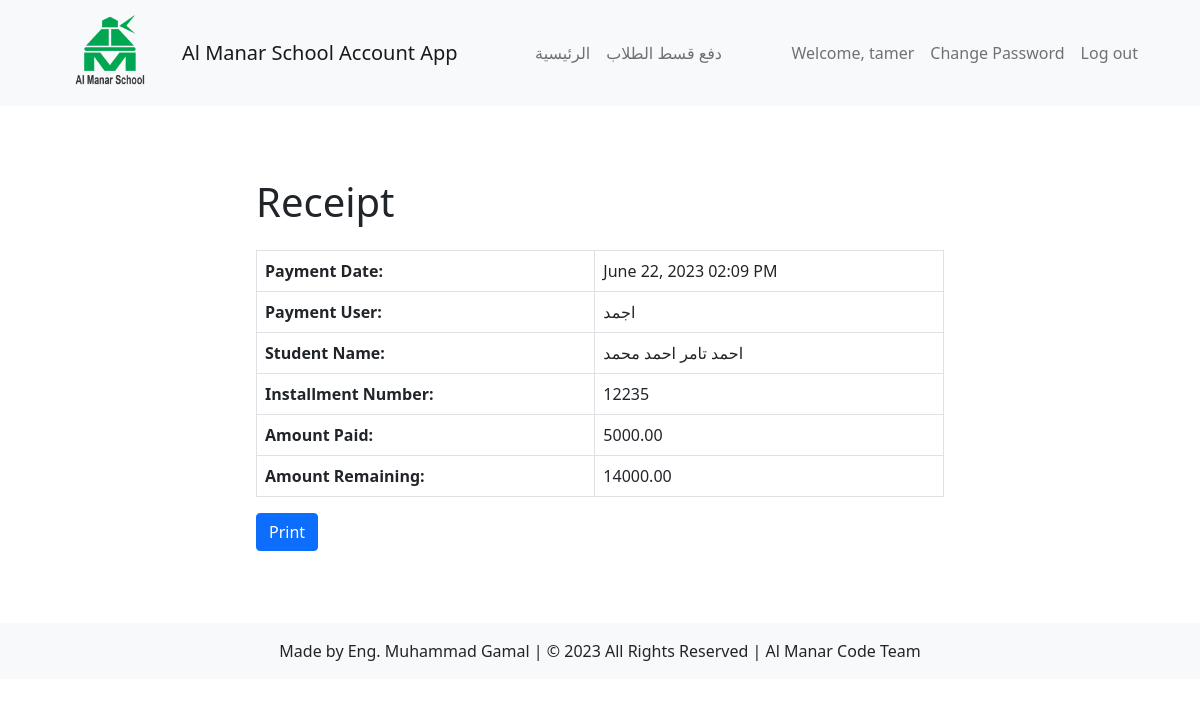
Page /students/receipt/78/ (signed in) on the committed database.
### account/models.py (models this page shows)
class User(AbstractUser):
    username = models.CharField(max_length=150, unique=True)  # Add the username field
    date_of_enrollment = models.DateField(null=True, blank=True)
    national_id = models.CharField(max_length=20, null=True, blank=True)
    department = models.CharField(max_length=20, choices=[
        ('accounts', 'Accounts'),
        ('student_affairs', 'Student Affairs'),
        ('administration', 'Administration')
    ])
    USERNAME_FIELD = 'username'
    objects = CustomUserManager()
    class Meta:
        permissions = [
            ('can_view_reports', 'Can view all reports'),
            ('can_edit_employee', 'Can edit employee profile'),
            ('can_add_student', 'Can add new student'),
            ('can_edit_student', 'Can edit student profile'),
            ('can_add_expense', 'Can add new expense'),
            ('can_pay_installment', 'Can pay student installment')
        ]

### students/models.py (models this page shows, shortened)
class Tuition(models.Model):
    student = models.ForeignKey('Student', related_name='tuitions', on_delete=models.CASCADE)
    installment_number = models.IntegerField()
    amount_tuition = models.DecimalField(max_digits=8, decimal_places=2)
    paid = models.BooleanField(default=False)
    receipt_date = models.DateTimeField(default=timezone.now, editable=False)
    payment_user = models.CharField(max_length=50, default="account user")

class Student(models.Model):
    GENDER_CHOICES = (
        ('', '---------'),
        ('M', 'Male'),
        ('F', 'Female'),
    )
    name = models.CharField(max_length=50)
    national_number = models.IntegerField(unique=True)
    age = models.IntegerField()
    gender = models.CharField(max_length=1, choices=GENDER_CHOICES)
    date_of_birth = models.DateField()
    academic_year = models.ForeignKey(AcademicYear, on_delete=models.CASCADE, default=timezone.now, null=True, blank=True)
    classroom = models.ManyToManyField(Classroom)
    total_payments = models.DecimalField(max_digits=8, decimal_places=2, default=0, null=True, blank=True)
    total_owed = models.DecimalField(max_digits=8, decimal_places=2, default=0, null=True, blank=True)
    phone_number = models.CharField(max_length=20, default='')  # Add the phone number field
    def __str__(self):
        return self.name

### students/views.py (the view)
# urls.py: path('receipt/<int:pk>/', views.receipt, name='receipt'),
@never_cache
@login_required
def receipt(request, pk):
    tuition = get_object_or_404(Tuition, pk=pk)
    student = tuition.student  # Retrieve the student from the tuition object
    installments = Tuition.objects.filter(student=student)
    total_paid = sum(installment.amount_tuition for installment in installments if installment.paid)
    classroom = student.classroom.first()  # Retrieve the first classroom for the student
    expenses = Expense.objects.filter(classroom=classroom)
    total_expenses = sum(expense.amount for expense in expenses)
    total_owed = total_expenses - total_paid
    if not tuition.paid:
        messages.warning(request, 'This installment has not been paid yet.')
        return redirect('student_detail', pk=student.pk)  # Use student.pk instead of tuition.student.pk
    else:
        context = {
            'tuition': tuition,
            'installments': installments,
            'total_paid': total_paid,
            'expenses': expenses,
            'total_expenses': total_expenses,
            'total_owed': total_owed,
        }
        return render(request, 'students/receipt.html', context)

### students/templates/students/receipt.html (shortened to what this page needs)
{% extends 'students/base/account_navbar.html' %}
{% block content %}
<div class="container py-5">
    <div class="row">
        <div class="col-md-8 mx-auto">
            <h1 class="mb-4">Receipt</h1>
            <table class="table table-bordered">
                <tbody>
                    <tr>
                        <th>Payment Date:</th>
                        <td>{{ tuition.receipt_date|date:"F d, Y" }} {{ tuition.receipt_date|time:"h:i A" }}</td>
                    </tr>
                    <tr>
                        <th>Payment User:</th>
                        <td>{{ tuition.payment_user }}</td>
                    </tr>
                    <tr>
                        <th>Student Name:</th>
                        <td>{{ tuition.student }}</td>
                    </tr>
                    <tr>
                        <th>Installment Number:</th>
                        <td>{{ tuition.installment_number }}</td>
                    </tr>
                    <tr>
                        <th>Amount Paid:</th>
                        <td>{{ tuition.amount_tuition }}</td>
                                </tr>
                                <tr>
                                    <th>Amount Remaining:</th>
                                    <td>
                                        {% if total_owed > 0 %}
                                            {{ total_owed }}
                                        {% elif total_owed < 0 %}
                                            Paid over
                                            {{ total_owed }}
                                        {% else %}
                                            0
                                        {% endif %}
                                    </td>
                                </tr>
                            </tbody>
            </table>
            <button class="btn btn-primary print-button" onclick="printReceipt()">Print</button>
        </div>
    </div>
</div>
{% endblock content %}

### students/templates/students/base/account_navbar.html (shortened to what this page needs)
{% load static %}
{% load crispy_forms_tags %}
<!DOCTYPE html>
<html lang="en">
<head>
<link rel="stylesheet" href="{% static 'css/bootstrap.css' %}">
<link rel="stylesheet" href="{% static 'css/bootstrap.min.css' %}">
<link rel="stylesheet" href="{% static 'css/bootstrap.rtl.css' %}">
<link rel="stylesheet" href="{% static 'css/bootstrap.rtl.min.css' %}">
<link rel="stylesheet" href="{% static 'css/bootstrap-grid.css' %}">
<link rel="stylesheet" href="{% static 'css/bootstrap-grid.min.css' %}">
<link rel="stylesheet" href="{% static 'css/bootstrap-grid.rtl.css' %}">
<link rel="stylesheet" href="{% static 'css/bootstrap-grid.rtl.min.css' %}">
<link rel="stylesheet" href="{% static 'css/bootstrap-reboot.css' %}">
<link rel="stylesheet" href="{% static 'css/bootstrap-reboot.min.css' %}">
<link rel="stylesheet" href="{% static 'css/bootstrap-reboot.rtl.css' %}">
<link rel="stylesheet" href="{% static 'css/bootstrap-reboot.rtl.min.css' %}">
<link rel="stylesheet" href="{% static 'css/bootstrap-utilities.css' %}">
<link rel="stylesheet" href="{% static 'css/bootstrap-utilities.min.css' %}">
<link rel="stylesheet" href="{% static 'css/bootstrap-utilities.rtl.css' %}">
<link rel="stylesheet" href="{% static 'css/bootstrap-utilities.rtl.min.css' %}">
<link rel="stylesheet" href="{% static 'css/style.css' %}">
<link rel="stylesheet" href="https://use.fontawesome.com/releases/v5.15.3/css/all.css">
<link rel="stylesheet" href="https://cdn.jsdelivr.net/npm/bootstrap-icons%401.5.0/font/bootstrap-icons.css">
<link rel="stylesheet" href="https://cdnjs.cloudflare.com/ajax/libs/twitter-bootstrap/5.0.2/css/bootstrap.min.css" />
</head>
<body>
  <nav class="navbar navbar-expand-lg navbar-light bg-light">
    <div class="container">
      <a class="navbar-brand" href="#">
        <img src="{% static 'img/logo.png' %}" alt="Logo" width="80">
      </a>
      <a class="navbar-brand" href="#">Al Manar School Account App</a>
      <div class="collapse navbar-collapse" id="navbarNav">
        <ul class="navbar-nav me-auto">
          <li class="nav-item">
            <a class="nav-link {% if request.resolver_match.url_name == 'accounts_home' %}active{% endif %}" href="{% url 'students:accounts_home' %}">الرئيسية</a>
          </li>
          <li class="nav-item">
            <a class="nav-link {% if request.resolver_match.url_name == 'search_student' %}active{% endif %}" href="{% url 'students:search_student' %}">دفع قسط الطلاب</a>
          </li>
        </ul>
        <ul class="navbar-nav">
          {% if user.is_authenticated %}
            <li class="nav-item">
              <a class="nav-link" href="{% url 'account:view_profile' %}">Welcome, {{ user.username }}</a>
            </li>
            <li class="nav-item">
              <a class="nav-link" href="{% url 'account:change_password' %}">Change Password</a>
            </li>
            <li class="nav-item">
              <a class="nav-link" href="{% url 'logout' %}">Log out</a>
            </li>
          {% endif %}
        </ul>
      </div>
    </div>
  </nav>
  <div class="container py-4">
{% block content %}
{% endblock %}
  </div>
{% include 'students/base/footer.html' %}
</body>
</html>

### students/static/css/style.css (style rules this page uses)
.btn-primary { background-color: #007bff; border-color: #007bff; }

### rows in the picture
User: username "tamer"
Tuition: receipt_date "June 22, 2023", receipt_date "02:09 PM", payment_user "اجمد", student "احمد تامر احمد محمد", installment_number "12235", amount_tuition "5000.00"

### other values in the picture
{{ total_owed }} "14000.00"
